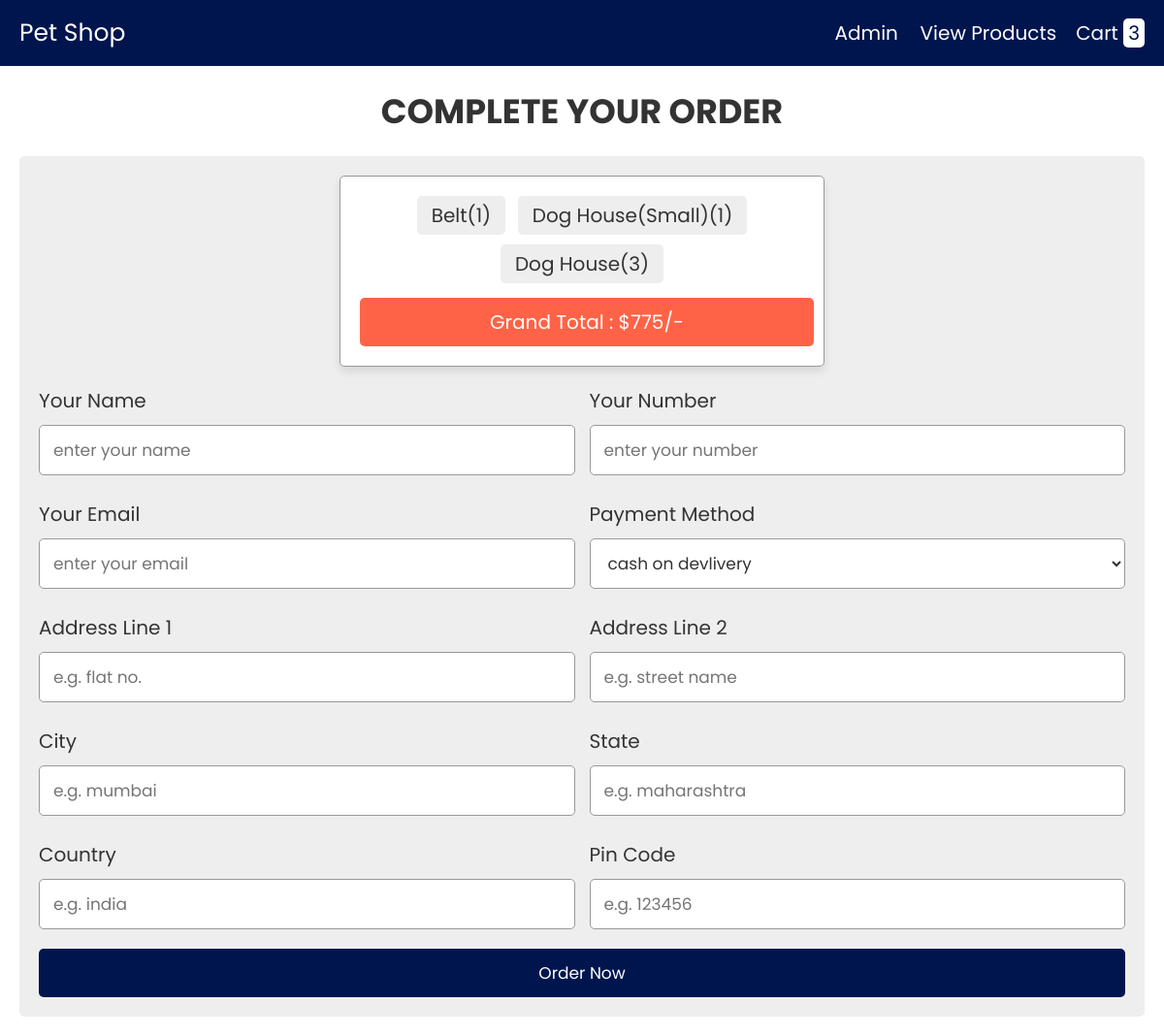
The page /checkout.php on the database its author committed.
### tables this page shows
CREATE TABLE `cart` (
  `id` int(255) NOT NULL,
  `name` varchar(255) NOT NULL,
  `price` varchar(255) NOT NULL,
  `image` varchar(255) NOT NULL,
  `quantity` int(255) NOT NULL
);

### checkout.php (the view, shortened to what this page needs)
<?php
@include 'config.php';
?>
<!DOCTYPE html>
<html lang="en">
<head>
   <link rel="stylesheet" href="https://cdnjs.cloudflare.com/ajax/libs/font-awesome/6.0.0/css/all.min.css">
   <link rel="stylesheet" href="css/style.css">
</head>
<body>
<?php include 'header.php'; ?>
<div class="container">
<section class="checkout-form">
   <h1 class="heading">complete your order</h1>
   <form action="" method="post">
   <div class="display-order">
      <?php
         $select_cart = mysqli_query($conn, "SELECT * FROM `cart`");
         $total = 0;
         $grand_total = 0;
         if(mysqli_num_rows($select_cart) > 0){
            while($fetch_cart = mysqli_fetch_assoc($select_cart)){
            $total_price = number_format($fetch_cart['price'] * $fetch_cart['quantity']);
            $grand_total = $total += $total_price;
      ?>
      <span><?= $fetch_cart['name']; ?>(<?= $fetch_cart['quantity']; ?>)</span>
      <?php
         }
      }else{
         echo "<div class='display-order'><span>your cart is empty!</span></div>";
      }
      ?>
      <span class="grand-total"> grand total : $<?= $grand_total; ?>/- </span>
   </div>
      <div class="flex">
         <div class="inputBox">
            <span>your name</span>
            <input type="text" placeholder="enter your name" name="name" required>
         </div>
         <div class="inputBox">
            <span>your number</span>
            <input type="number" placeholder="enter your number" name="number" required>
         </div>
         <div class="inputBox">
            <span>your email</span>
            <input type="email" placeholder="enter your email" name="email" required>
         </div>
         <div class="inputBox">
            <span>payment method</span>
            <select name="method">
               <option value="cash on delivery" selected>cash on devlivery</option>
            </select>
         </div>
         <div class="inputBox">
            <span>address line 1</span>
            <input type="text" placeholder="e.g. flat no." name="flat" required>
         </div>
         <div class="inputBox">
            <span>address line 2</span>
            <input type="text" placeholder="e.g. street name" name="street" required>
         </div>
         <div class="inputBox">
            <span>city</span>
            <input type="text" placeholder="e.g. mumbai" name="city" required>
         </div>
         <div class="inputBox">
            <span>state</span>
            <input type="text" placeholder="e.g. maharashtra" name="state" required>
         </div>
         <div class="inputBox">
            <span>country</span>
            <input type="text" placeholder="e.g. india" name="country" required>
         </div>
         <div class="inputBox">
            <span>pin code</span>
            <input type="text" placeholder="e.g. 123456" name="pin_code" required>
         </div>
      </div>
      <input type="submit" value="order now" name="order_btn" class="btn">
   </form>
</section>
</div>
</body>
</html>

### css/style.css (style rules this page uses)
:root { --blue:#00154D; --red:tomato; --orange:orange; --black:#333; --white:#fff; --bg-color:#eee; --dark-bg:rgba(0,0,0,.7); --box-shadow:0 .5rem 1rem rgba(0,0,0,.1); --border:.1rem solid #999; }
* { font-family: 'Poppins', sans-serif; margin:0; padding:0; box-sizing: border-box; outline: none; border:none; text-decoration: none; text-transform: capitalize; }
html { font-size: 62.5%; overflow-x: hidden; }
.container { max-width: 1200px; margin:0 auto; }
section { padding:2rem; }
.heading { text-align: center; font-size: 3.5rem; text-transform: uppercase; color:var(--black); margin-bottom: 2rem; }
.btn, .option-btn, .delete-btn { display: block; width: 100%; text-align: center; background-color: var(--blue); color:var(--white); font-size: 1.7rem; padding:1.2rem 3rem; border-radius: .5rem; cursor: pointer; margin-top: 1rem; }
.checkout-form form { padding:2rem; border-radius: .5rem; background-color: var(--bg-color); }
.checkout-form form .flex { display: flex; flex-wrap: wrap; gap:1.5rem; }
.checkout-form form .flex .inputBox { flex:1 1 40rem; }
.checkout-form form .flex .inputBox span { font-size: 2rem; color:var(--black); }
.checkout-form form .flex .inputBox input, .checkout-form form .flex .inputBox select { width: 100%; background-color: var(--white); font-size: 1.7rem; color:var(--black); border-radius: .5rem; margin:1rem 0; padding:1.2rem 1.4rem; text-transform: none; border:var(--border); }
.display-order { max-width: 50rem; background-color: var(--white); border-radius: .5rem; text-align: center; padding:1.5rem; margin:0 auto; margin-bottom: 2rem; box-shadow: var(--box-shadow); border:var(--border); }
.display-order span { display: inline-block; border-radius: .5rem; background-color: var(--bg-color); padding:.5rem 1.5rem; font-size: 2rem; color:var(--black); margin:.5rem; }
.display-order span.grand-total { width: 100%; background-color: var(--red); color:var(--white); padding:1rem; margin-top: 1rem; }

### rows shown on the page
cart: name "Belt", quantity "1"
cart: name "Dog House(Small)", quantity "1"
cart: name "Dog House", quantity "3"

### other values the page prints
$row_count "3"
$grand_total "775"
